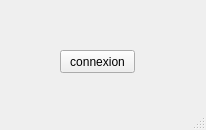
<?xml version="1.0" encoding="UTF-8"?>
<ui version="4.0">
 <class>MainWindow</class>
 <widget class="QMainWindow" name="MainWindow">
  <property name="geometry">
   <rect>
    <x>0</x>
    <y>0</y>
    <width>206</width>
    <height>130</height>
   </rect>
  </property>
  <property name="windowTitle">
   <string>MainWindow</string>
  </property>
  <widget class="QWidget" name="centralwidget">
   <widget class="QPushButton" name="conn">
    <property name="geometry">
     <rect>
      <x>60</x>
      <y>50</y>
      <width>75</width>
      <height>23</height>
     </rect>
    </property>
    <property name="text">
     <string>connexion</string>
    </property>
   </widget>
  </widget>
  <widget class="QStatusBar" name="statusbar"/>
 </widget>
 <resources/>
 <connections/>
</ui>
